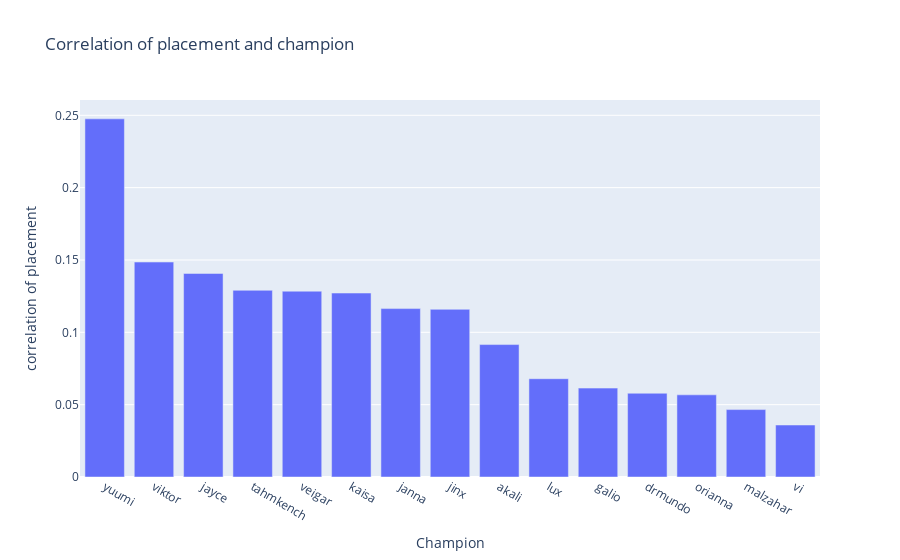

Write notebook code for a chart like this one.
### Code cell
fig3 = px.bar(x = top_15_winrates_champs.index, y = -top_15_winrates_champs, 
             labels={"x":"Champion", "y":"correlation of placement"}, 
             title="Correlation of placement and champion",)
fig3.show()

### Figure 1 — Plotly figure (JSON) as saved in the notebook; plotly's stock layout.template omitted (floating-point values rounded to 4 significant figures)
{"data": [{"alignmentgroup": "True", "hovertemplate": "Champion=%{x}<br>correlation of placement=%{y}<extra></extra>", "legendgroup": "", "marker": {"color": "#636efa", "pattern": {"shape": ""}}, "name": "", "offsetgroup": "", "orientation": "v", "showlegend": false, "textposition": "auto", "type": "bar", "x": ["yuumi", "viktor", "jayce", "tahmkench", "veigar", "kaisa", "janna", "jinx", "akali", "lux", "galio", "drmundo", "orianna", "malzahar", "vi"], "xaxis": "x", "y": [0.2475, 0.1486, 0.1407, 0.129, 0.1284, 0.1271, 0.1164, 0.1159, 0.09153, 0.06792, 0.06145, 0.05788, 0.05678, 0.0466, 0.03594], "yaxis": "y"}], "layout": {"barmode": "relative", "legend": {"tracegroupgap": 0}, "title": {"text": "Correlation of placement and champion"}, "xaxis": {"anchor": "y", "domain": [0, 1], "title": {"text": "Champion"}}, "yaxis": {"anchor": "x", "domain": [0, 1], "title": {"text": "correlation of placement"}}}}
